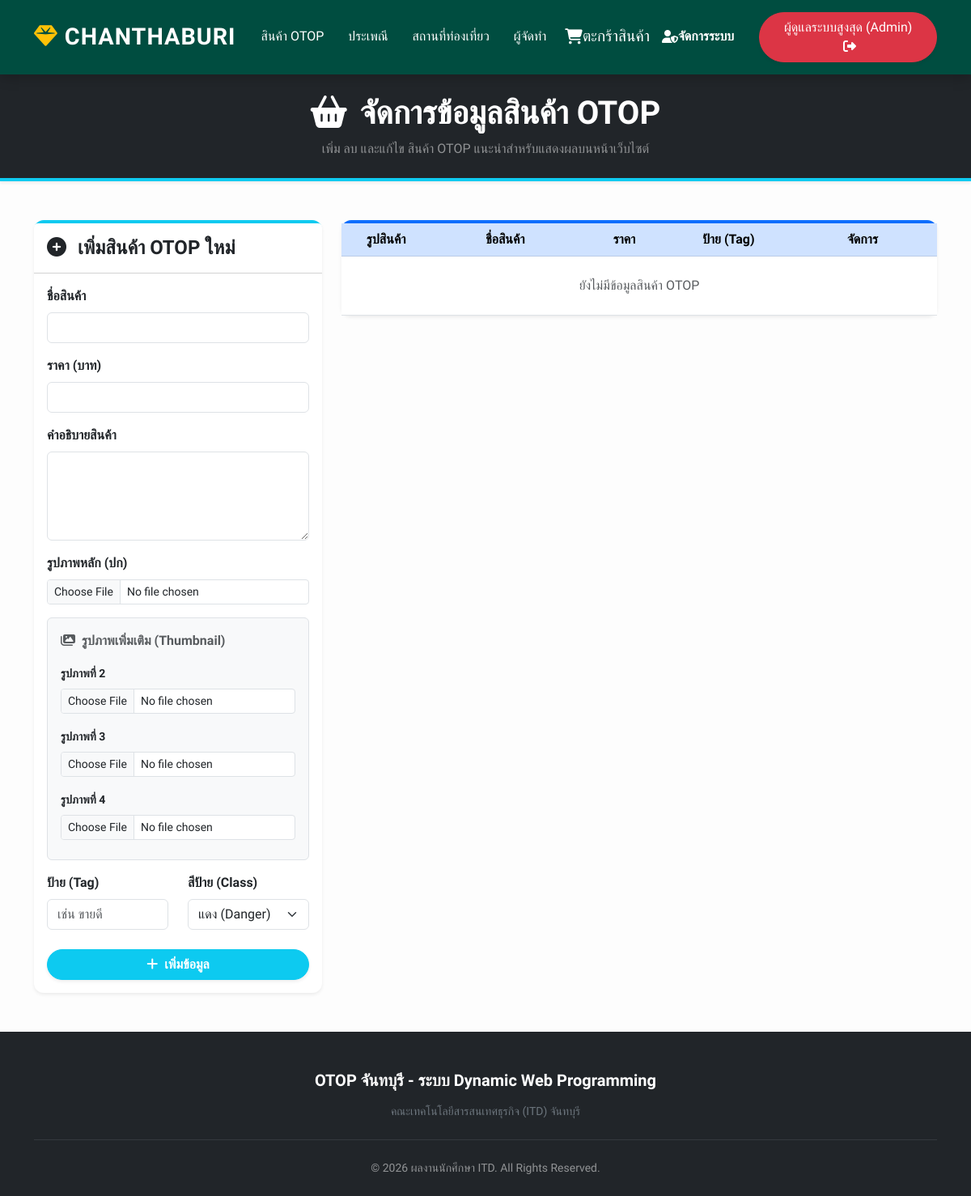
The page /admin_product.php (signed in) on the database as committed earlier.
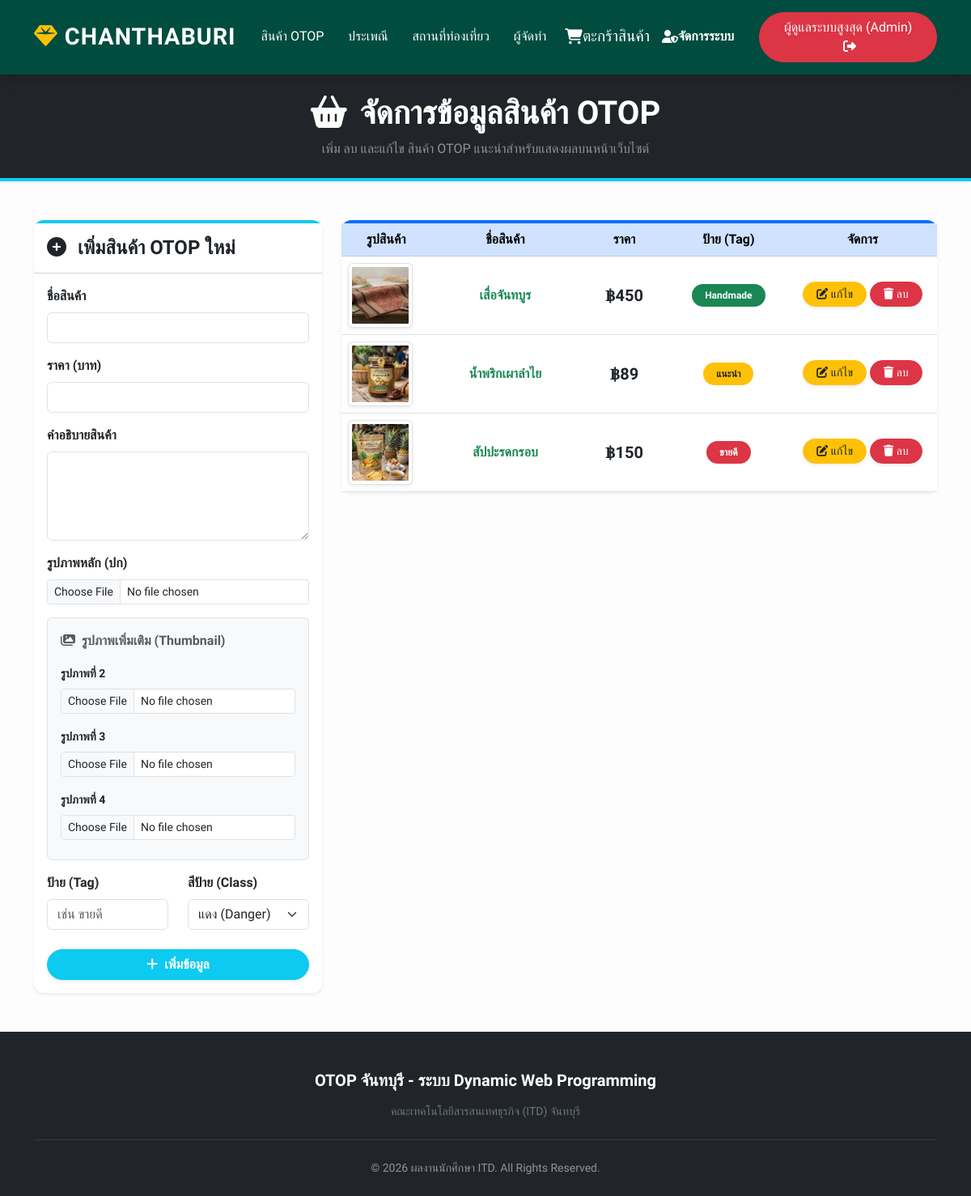
The same page on the database as committed later.
### tables this page shows
CREATE TABLE IF NOT EXISTS `otop_products` (
  `id` int NOT NULL AUTO_INCREMENT,
  `name` varchar(255) NOT NULL,
  `price` varchar(50) NOT NULL,
  `description` text,
  `image_url` varchar(255) NOT NULL,
  `image_url_2` varchar(255) DEFAULT NULL,
  `image_url_3` varchar(255) DEFAULT NULL,
  `image_url_4` varchar(255) DEFAULT NULL,
  `tag` varchar(50) NOT NULL,
  `tag_color` varchar(50) NOT NULL,
  PRIMARY KEY (`id`)
);

### admin_product.php (the view, shortened to what the changed rows need)
<?php
include('includes/db_config.php');
include('includes/header.php');
?>
<div class="bg-dark text-white text-center py-4 mb-4 shadow-sm" style="border-bottom: 4px solid #0dcaf0;">
    <div class="container">
        <h1 class="fw-bold mb-0"><i class="fas fa-shopping-basket me-3"></i>จัดการข้อมูลสินค้า OTOP</h1>
    </div>
</div>
<div class="container my-5">
    <div class="row g-4">
        <div class="col-lg-8">
            <div class="card shadow-sm border-0" style="border-top: 4px solid #0d6efd !important; border-radius: 12px;">
                <div class="card-body p-0">
                    <div class="table-responsive">
                        <table class="table table-hover align-middle text-center mb-0">
                            <thead class="table-primary">
                                <tr>
                                    <th width="15%">รูปสินค้า</th>
                                    <th width="25%">ชื่อสินค้า</th>
                                    <th width="15%">ราคา</th>
                                    <th width="20%">ป้าย (Tag)</th>
                                    <th width="25%">จัดการ</th>
                                </tr>
                            </thead>
                            <tbody>
                                <?php
                                $sql = "SELECT * FROM otop_products ORDER BY id DESC";
                                $result = mysqli_query($conn, $sql);
                                if(mysqli_num_rows($result) > 0) {
                                    while($row = mysqli_fetch_assoc($result)) {
                                        echo "<tr>";
                                        echo "<td><img src='".htmlspecialchars($row['image_url'])."' class='img-thumbnail rounded shadow-sm' style='width: 80px; height: 80px; object-fit: cover;'></td>";
                                        echo "<td class='fw-bold text-success'>".htmlspecialchars($row['name'])."</td>";
                                        echo "<td class='fw-bold fs-5'>฿".htmlspecialchars($row['price'])."</td>";
                                        echo "<td><span class='badge " . htmlspecialchars($row['tag_color']) . " px-3 py-2 rounded-pill'>".htmlspecialchars($row['tag'])."</span></td>";
                                        echo "<td>
                                                <a href='admin_product.php?edit={$row['id']}' class='btn btn-sm btn-warning text-dark mb-1 px-3 rounded-pill shadow-sm'><i class='fas fa-edit'></i> แก้ไข</a>
                                                <a href='admin_product.php?delete={$row['id']}' class='btn btn-sm btn-danger mb-1 px-3 rounded-pill shadow-sm' onclick=\"event.preventDefault(); Swal.fire({title: 'ระวัง! คุณแน่ใจหรือไม่ที่จะลบสินค้าชิ้นนี้ออกจากระบบ?', icon: 'warning', showCancelButton: true, confirmButtonColor: '#d33', confirmButtonText: 'ตกลง', cancelButtonText: 'ยกเลิก'}).then((result) => { if (result.isConfirmed) { window.location.href = this.href; } })\"><i class='fas fa-trash'></i> ลบ</a>
                                              </td>";
                                        echo "</tr>";
                                    }
                                } else {
                                    echo "<tr><td colspan='5' class='py-4 text-muted'>ยังไม่มีข้อมูลสินค้า OTOP</td></tr>";
                                }
                                ?>
                            </tbody>
                        </table>
                    </div>
                </div>
            </div>
        </div>
    </div>
</div>
<?php include('includes/footer.php'); ?>

Rows that differ between the two databases and show on the page:
added otop_products: image_url (picture), name "เสื่อจันทบูร", price "450", tag "Handmade"
added otop_products: image_url (picture), name "น้ำพริกเผาลำไย", price "89", tag "แนะนำ"
added otop_products: image_url (picture), name "สัปปะรดกรอบ", price "150", tag "ขายดี"
Other text that changed with them:
text no longer shown: "ยังไม่มีข้อมูลสินค้า OTOP"
